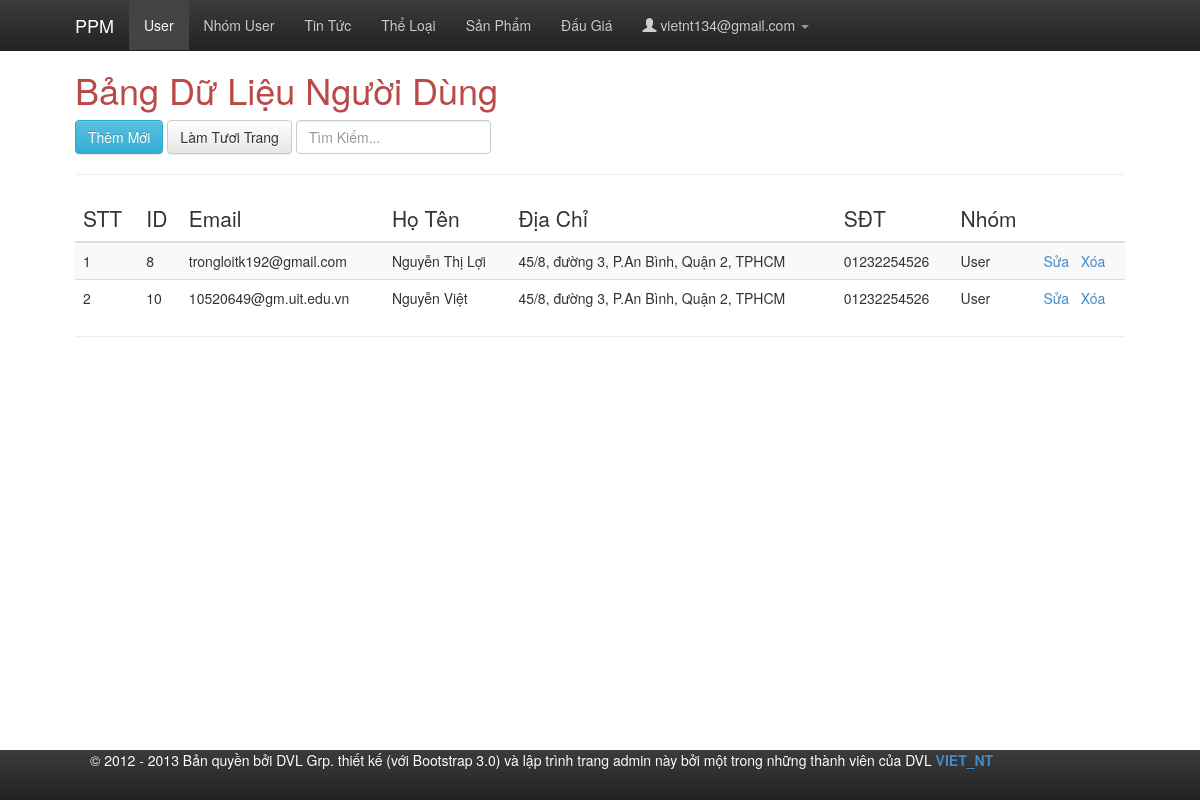
The page /admin/index-admin.php?changePage=1 (signed in) on the database as committed earlier.
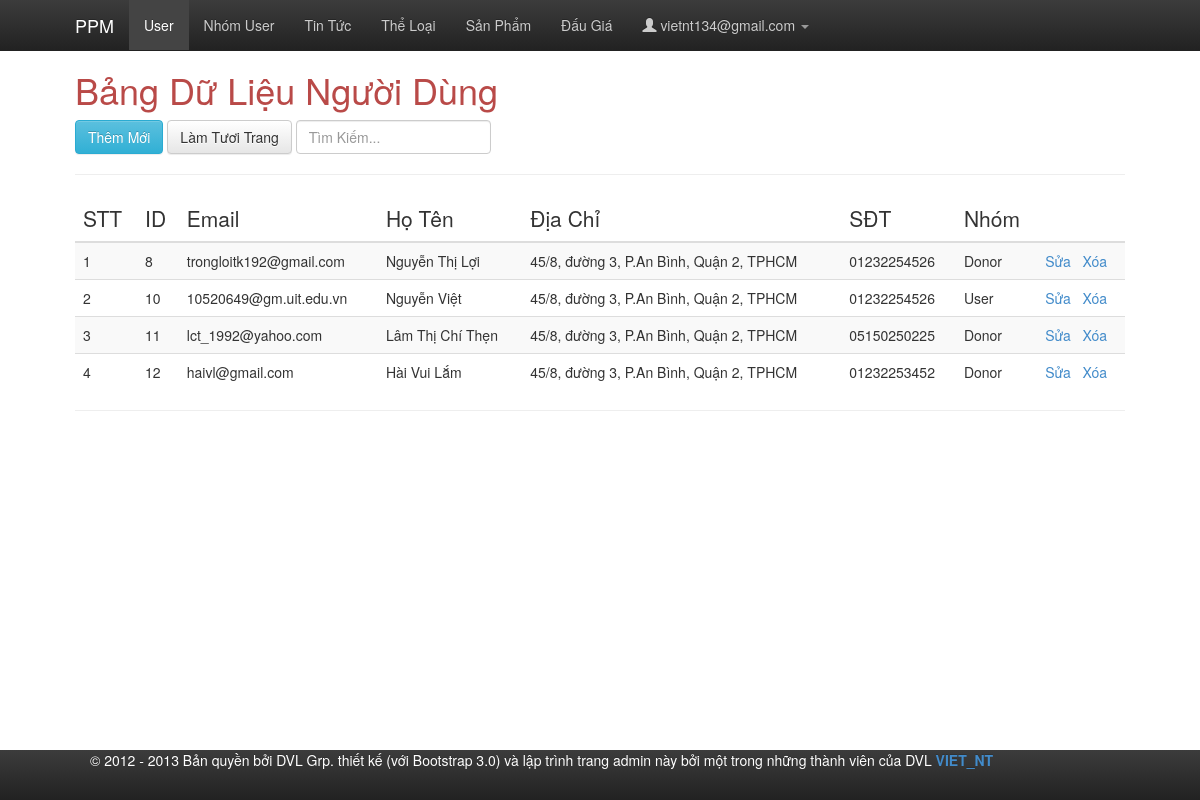
The same page on the database as committed later.
### tables this page shows
CREATE TABLE IF NOT EXISTS `user` (
  `user_id` int(11) NOT NULL AUTO_INCREMENT,
  `user_email` varchar(50) NOT NULL,
  `user_name` varchar(50) NOT NULL,
  `user_address` varchar(50) NOT NULL,
  `user_avatar` varchar(50) NOT NULL,
  `user_sdt` varchar(50) NOT NULL,
  `user_level_id` int(11) NOT NULL,
  `user_password` varchar(50) NOT NULL,
  `user_description` text NOT NULL,
  PRIMARY KEY (`user_id`),
  UNIQUE KEY `user_email_UNIQUE` (`user_email`),
  KEY `user_level_id` (`user_level_id`)
);

CREATE TABLE IF NOT EXISTS `user_level` (
  `user_level_id` int(11) NOT NULL AUTO_INCREMENT,
  `user_level_name` varchar(50) NOT NULL,
  PRIMARY KEY (`user_level_id`),
  UNIQUE KEY `user_level_name_UNIQUE` (`user_level_name`)
);

### admin/include/userForm.php (the view, shortened to what this page needs)
<?php
$query = "select * from user,user_level where user.user_level_id = user_level.user_level_id and user.user_level_id != '1' order by user.user_id asc";
$result = mysql_query($query);
?>
<h1 class="text-danger">Bảng Dữ Liệu Người Dùng</h1>
<div class="btn-group">
	<a href="index-admin.php?changePage=5" class="btn btn-info">Thêm Mới</a>
</div>
<div class="btn-group">
	<a href="index-admin.php?changePage=1" class="btn btn-default">Làm Tươi Trang</a>
</div>
<div class="btn-group">
	<input placeholder="Tìm Kiếm..." type="search" name="search" class="form-control" value="" id="id_search" />
</div>
<hr id="Eight" />
<div id="tableEight" class="table-responsive">
	<table class="table table-striped table-hover">
		<thead>
			<tr>
				<th class="lead">STT</th>
				<th class="lead">ID</th>
				<th class="lead">Email</th>
				<th class="lead">Họ Tên</th>
				<th class="lead">Địa Chỉ</th>
				<th class="lead">SĐT</th>
				<th class="lead">Nhóm</th>
				<th>&nbsp;</th>
			</tr>
		</thead>
		<tbody>
			<?php
			$i = 1;
			if($result){
			while ($row = mysql_fetch_array($result)) {
			?>
			<tr>
				<td><?php echo($i++); ?></td>
				<td><?php echo($row['0'])?></td>
				<td><?php echo($row['1']); ?></td>
				<td><?php echo($row['2']); ?></td>
				<td><?php echo($row['3']); ?></td>
				<td><?php echo($row['5']); ?></td>
				<td><?php echo($row['10']); ?></td>
				<td><a href="addEditDelete/editOneUser.php?userID=<?php echo($row['0']); ?>">Sửa</a> &nbsp; <a href="addEditDelete/deleteOneUser.php?userID=<?php echo($row['0']); ?>&userEmail=<?php echo($row['1']); ?>">Xóa</a></td>
			</tr>
			<?php
			}
			}
			?>
		</tbody>
	</table>
</div>
<hr />

Rows that differ between the two databases and show on the page:
changed user "trongloitk192@gmail.com": user_level.user_level_name "User" → "Donor"
added user: user_id "11", user_email "lct_1992@yahoo.com", user_name "Lâm Thị Chí Thẹn", user_address "45/8, đường 3, P.An Bình, Quận 2, TPHCM", user_sdt "05150250225", user_level.user_level_name "Donor"
added user: user_id "12", user_email "haivl@gmail.com", user_name "Hài Vui Lắm", user_address "45/8, đường 3, P.An Bình, Quận 2, TPHCM", user_sdt "01232253452", user_level.user_level_name "Donor"
